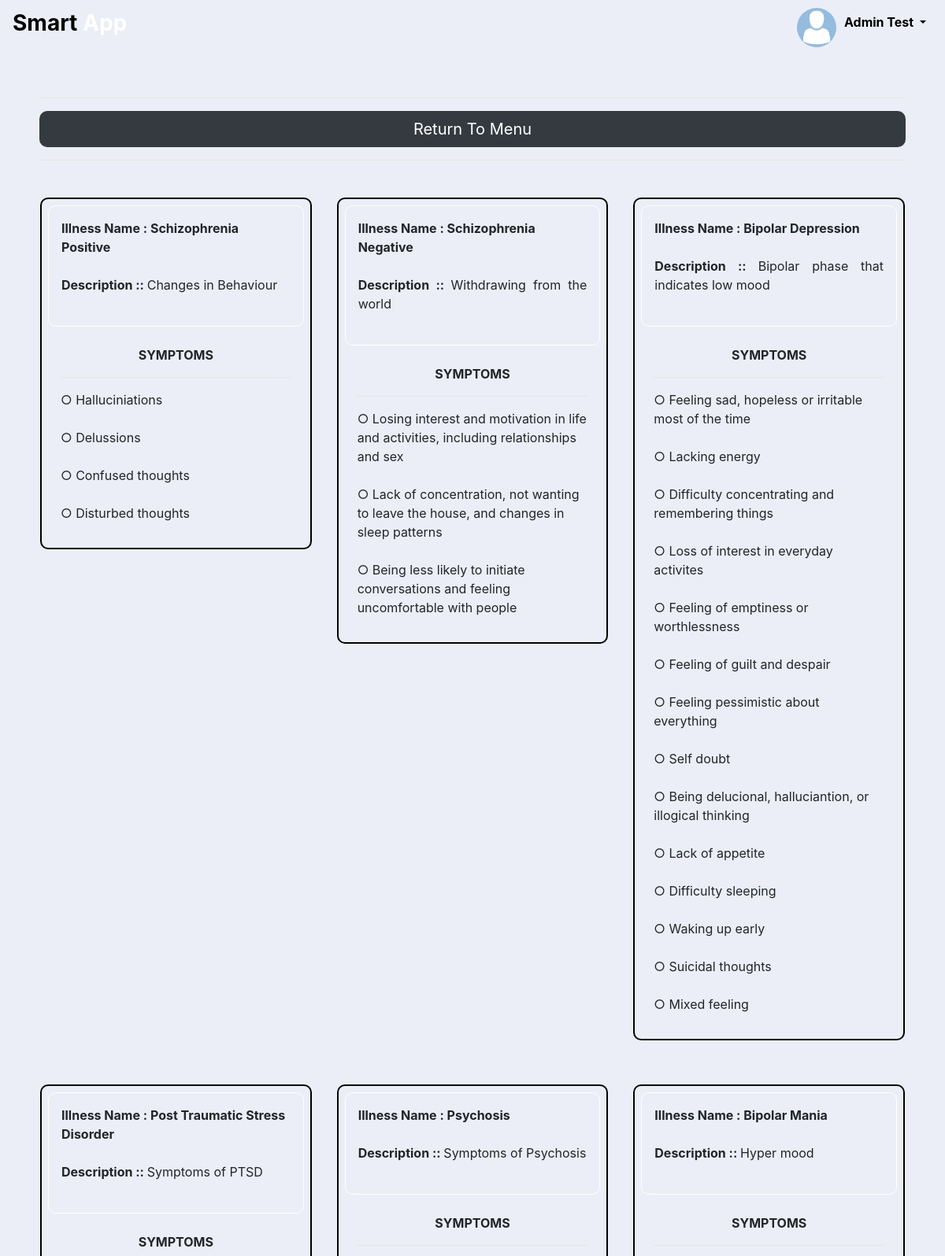
The app's page /list_all_illnesses/ (signed in, upper part) with its own data.
### Main/models.py (models this page shows, shortened)
class mental_illness(models.Model):
    mental_illness_name  = models.CharField('Mental Illness Name', max_length = 150)
    description = models.CharField('Description', max_length = 1000)
    symptoms = models.ManyToManyField(symptom, related_name = 'mental_illnesses')
    class Meta:
        verbose_name_plural = "Mental Illness"

class symptom(models.Model):
    symptom_name = models.CharField('Symptom', max_length = 100)

### Main/views.py (the view)
# urls.py: path('list_all_illnesses/', views.illnesses_list, name = "list_all_illnesses"),
@login_required
def illnesses_list(request):
    try:
        all_illnesses = mental_illness.objects.all()
    except profile.DoesNotExist:
        raise Http404("Requested profile does not exist!")
    context = {
        'all_illnesses': all_illnesses
    }
    return render(request, 'main/list_mental_illnesses.html', context)

### templates/main/list_mental_illnesses.html (shortened to what this page needs)
{% extends 'partials/base.html' %}
{% block content %}
<div style="border-radius: 10px; padding: 40px 50px 0 50px" align="center">
	<hr style="background: white">
		<a href="../../../" role="button" class="btn btn-dark btn-lg btn-block border-button-radius">Return To Menu</a>
	<hr style="background: white">
</div>
<div style="border-radius: 10px; padding: 15px 50px 0px 50px" class="row">
	{% for illness in all_illnesses %}
	<div class="col-md-4 p-3">
		<div style="border: 2px solid black; border-radius: 10px" class="p-2">
			<div style="border: 1px solid white; border-radius: 10px" class="p-3">
				<div><b> Illness Name : {{illness.mental_illness_name}} </b></div>
					<br>
				<div style="text-align: justify"> <span><b> Description :: </b></span> {{illness.description}} </div>
					<br>
			</div>
					<br>
					<center><div><b> SYMPTOMS  </b></div></center>
			<div class="px-3">		        <hr style="background: white">
			{% for symptoms in illness.symptoms.all %}
					<div>○ {{symptoms.symptom_name}} </div><br>
			{% endfor %}
			</div>
		</div>
		<br>
	</div>
	{% endfor%}
</div>
{% endblock %}

### templates/partials/nav_bar.html (shortened to what this page needs)
<nav class="navbar navbar-expand-lg navbar-dark text-dark">
  <a class="navbar-brand text-dark" href="/"><h3><b><span style="color: black">Smart</span> <span style="color: white"> App </span></b></h3></a>
  <div class="collapse navbar-collapse" id="navbarSupportedContent">
	<ul class="navbar-nav">
	{% if request.user.is_authenticated %}
      <li class="nav-item dropdown">
        <a class="nav-link dropdown-toggle" style="color: black" href="#" id="navbarDropdown" role="button" data-toggle="dropdown" aria-haspopup="true" aria-expanded="false">
		<img src="/media/default-avator.png" alt="profile picture" class="navbar-img" style="width: 50px; height: 50px; float: left; border-radius: 50%; background-size: auto 100%; margin-right: 10px; margin-top: -6px">
		 <span><b> {{request.user.first_name | capfirst}} {{request.user.last_name | capfirst}} </b></span>
        </a>
      </li>
	{% endif %}
	</ul>
  </div>
</nav>

### static/css/main_style.css (style rules this page uses)
.border-button-radius { border: 0px solid transparent; border-radius: 10px!important; }

### records on screen
mental_illness: mental_illness_name "Schizophrenia Positive", description "Changes in Behaviour"
symptom: symptom_name "Halluciniations"
symptom: symptom_name "Delussions"
symptom: symptom_name "Confused thoughts"
symptom: symptom_name "Disturbed thoughts"
mental_illness: mental_illness_name "Schizophrenia Negative", description "Withdrawing from the world"
symptom: symptom_name "Losing interest and motivation in life and activities, including relationships and sex"
symptom: symptom_name "Lack of concentration, not wanting to leave the house, and changes in sleep patterns"
symptom: symptom_name "Being less likely to initiate conversations and feeling uncomfortable with people"
mental_illness: mental_illness_name "Bipolar Depression", description "Bipolar phase that indicates low mood"
symptom: symptom_name "Feeling sad, hopeless or irritable most of the time"
symptom: symptom_name "Lacking energy"
symptom: symptom_name "Difficulty concentrating and remembering things"
symptom: symptom_name "Loss of interest in everyday activites"
symptom: symptom_name "Feeling of emptiness or worthlessness"
symptom: symptom_name "Feeling of guilt and despair"
symptom: symptom_name "Feeling pessimistic about everything"
symptom: symptom_name "Self doubt"
symptom: symptom_name "Being delucional, halluciantion, or illogical thinking"
symptom: symptom_name "Lack of appetite"
symptom: symptom_name "Difficulty sleeping"
symptom: symptom_name "Waking up early"
symptom: symptom_name "Suicidal thoughts"
symptom: symptom_name "Mixed feeling"
mental_illness: mental_illness_name "Post Traumatic Stress Disorder", description "Symptoms of PTSD"
mental_illness: mental_illness_name "Psychosis", description "Symptoms of Psychosis"
mental_illness: mental_illness_name "Bipolar Mania", description "Hyper mood"

### other values on screen
{{ request.user.first_name | capfirst }} "Admin"
{{ request.user.last_name | capfirst }} "Test"
